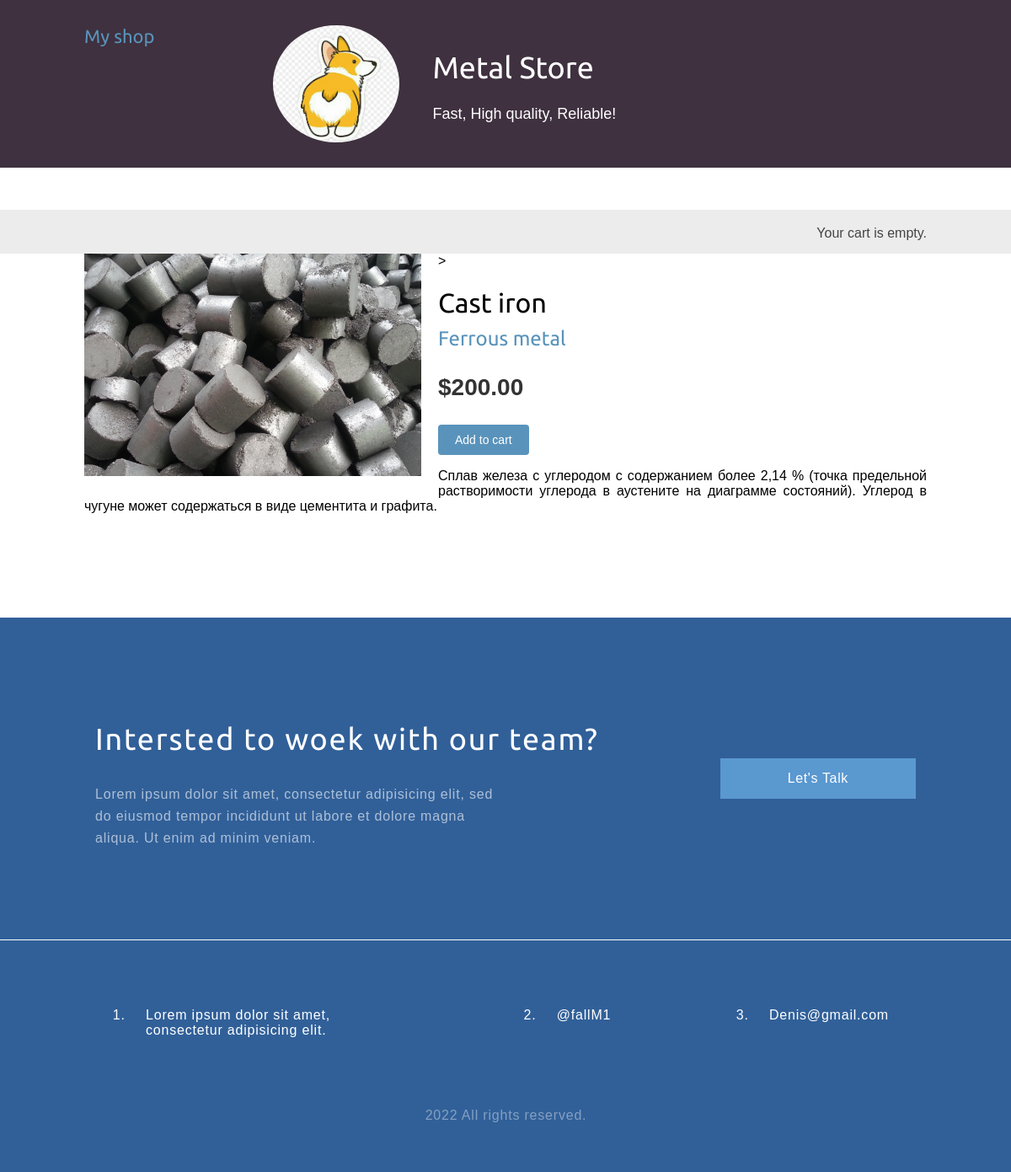
The app's page /4/cast-iron/ with its own data.
### shop/models.py (models this page shows, shortened)
class Product(models.Model):
    category = models.ForeignKey(Category, on_delete=models.DO_NOTHING,  related_name='products')
    name = models.CharField(max_length=200, db_index=True)
    slug = models.SlugField(max_length=200, db_index=True)
    image = models.ImageField(upload_to='products/%Y/%m/%d', blank=True)
    description = models.TextField(blank=True)
    price = models.DecimalField(max_digits=10, decimal_places=2)
    stock = models.PositiveIntegerField()
    available = models.BooleanField(default=True)
    created = models.DateTimeField(auto_now_add=True)
    updated = models.DateTimeField(auto_now=True)
    class Meta:
        ordering = ('name',)
        index_together = (('id', 'slug'),)

class Category(models.Model):
    name = models.CharField(max_length=200, db_index=True)
    slug = models.SlugField(max_length=200, db_index=True, unique=True)
    class Meta:
        ordering = ('name',)
        verbose_name = 'Категория'
        verbose_name_plural = 'Категории'
    def __str__(self):
        return self.name
    def get_absolute_url(self):
        return reverse('shop:product_list_by_category',
                       args=[self.slug])

### shop/views.py (the view)
# urls.py: re_path(r'^(?P<id>\d+)/(?P<slug>[-\w]+)/$', views.product_detail, name='product_detail'),
def product_detail(request, id, slug):
    product = get_object_or_404(Product,
                                id=id,
                                slug=slug,
                                available=True)
    return render(request,
                  'shop/product/detail.html',
                  {'product': product})

### cart/cart.py (called while the page is built)
    def __len__(self):
        return sum(item['quantity'] for item in self.cart.values())

### cart/context_processors.py (called while the page is built)
def cart(request):
    return {'cart': Cart(request)}

### shop/templates/shop/product/detail.html (shortened to what this page needs)
{% extends "shop/base.html" %}
{% load static %}
{% block content %}
<div class="product-detail">
    <img src="{% if product.image %}{{ product.image.url }}{% else %}{% static 'img/no_image.png' %}{% endif %}">>
    <h1>{{ product.name }}</h1>
    <h2><a href="{{ product.category.get_absolute_url }}">{{ product.category }}</a></h2>
    <p class="price">${{ product.price }}</p>
    <form action="{% url 'cart:cart_add' product.id %}" method="post">
        <input type="submit" value="Add to cart">
    </form>
    {{ product.description|linebreaks }}
</div>
{% endblock %}

### shop/static/css/base.css (style rules this page uses)
body { margin:0; padding:0; font-family:helvetica, sans-serif; }
h1, h2, h3, h4, h5 , h6 { font-family: 'Ubuntu', sans-serif; font-weight:normal; }
a { text-decoration:none; color:#5993bb; }
a.button, input[type="submit"] { color:#fff; background:#5993bb; border-radius:4px; padding:10px 20px; font-size:14px; border:0; }
.product-detail { text-align:justify; }
.product-detail .price { color:#333; font-size:28px; font-weight:bold; }
.product-detail img { width:40%; float:left; padding:0 20px 20px 0; }
.product-detail h1 { margin-bottom:0; }
.product-detail h2 { margin-top:10px; }

### records on screen
Product: image (picture), name "Cast iron", category "Ferrous metal", price "200.00", description "Сплав железа с углеродом с содержанием более 2,14 % (точка предельной растворимости углерода в аустените на диаграмме состояний). Углерод в чугуне может содержаться в виде цементита и графита."
